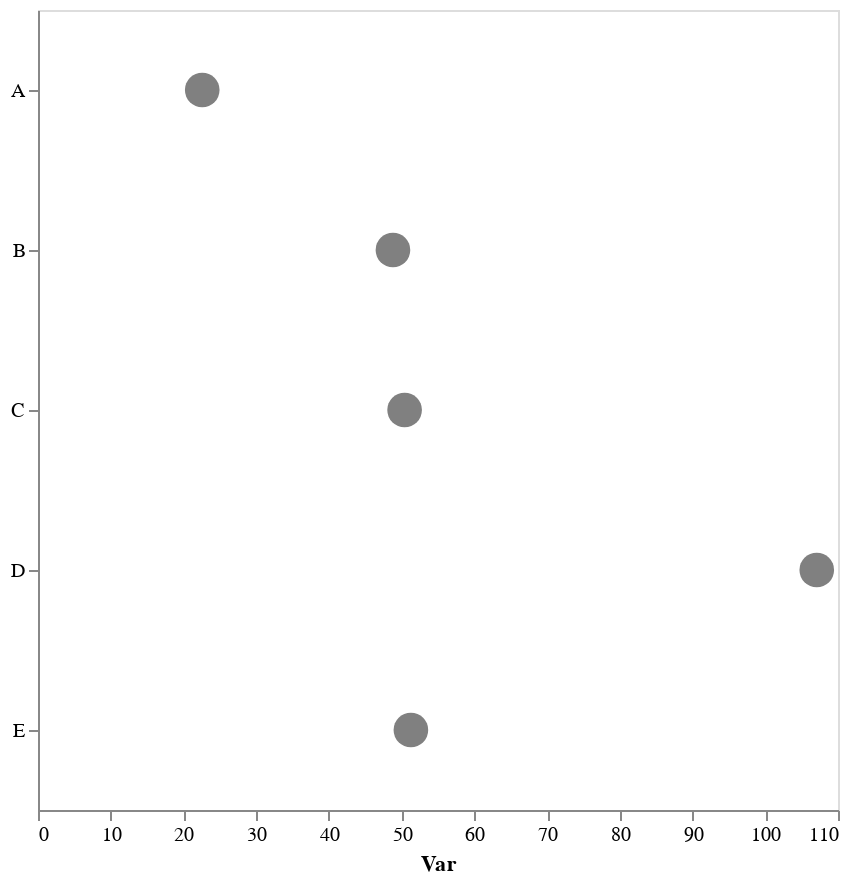

Source (Vega-Lite JSON):
### Vega-Lite specification from a JSON file in a GitHub repository (floating-point values rounded to 4 significant figures)
{"config": {"view": {"continuousWidth": 300, "continuousHeight": 300}, "axis": {"grid": false}, "bar": {"color": "gray"}}, "data": {"name": "data-241a783ba39cbb0142d3f98f8f0a20a0"}, "mark": {"type": "point", "color": "gray", "filled": true, "size": 300}, "encoding": {"x": {"aggregate": "mean", "axis": {"title": "Var"}, "field": "var1", "type": "quantitative"}, "y": {"axis": {"title": null}, "field": "cat", "type": "nominal"}}, "height": 400, "width": 400, "$schema": "https://vega.github.io/schema/vega-lite/v5.17.0.json", "datasets": {"data-241a783ba39cbb0142d3f98f8f0a20a0": [{"cat": "B", "var1": 49.32, "var2": 57.63}, {"cat": "E", "var1": 48.52, "var2": 48.03}, {"cat": "B", "var1": 37.13, "var2": 41.74}, {"cat": "C", "var1": 51.25, "var2": 42.24}, {"cat": "A", "var1": 20.36, "var2": 51.18}, {"cat": "E", "var1": 54.02, "var2": 53.62}, {"cat": "C", "var1": 41.58, "var2": 46.01}, {"cat": "D", "var1": 107.1, "var2": 48.39}, {"cat": "C", "var1": 58.4, "var2": 47.03}, {"cat": "B", "var1": 59.96, "var2": 53.68}, {"cat": "A", "var1": 20.27, "var2": 56.49}, {"cat": "A", "var1": 27.11, "var2": 61.57}]}}
